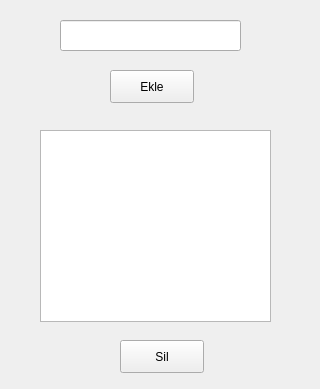
<?xml version="1.0" encoding="UTF-8"?>
<ui version="4.0">
 <class>mentionlar</class>
 <widget class="QWidget" name="mentionlar">
  <property name="geometry">
   <rect>
    <x>0</x>
    <y>0</y>
    <width>320</width>
    <height>389</height>
   </rect>
  </property>
  <property name="windowTitle">
   <string>Hashtagler</string>
  </property>
  <widget class="QListWidget" name="listWidget">
   <property name="geometry">
    <rect>
     <x>40</x>
     <y>130</y>
     <width>231</width>
     <height>192</height>
    </rect>
   </property>
   <property name="locale">
    <locale language="Turkish" country="Turkey"/>
   </property>
  </widget>
  <widget class="QLineEdit" name="lineEdit">
   <property name="geometry">
    <rect>
     <x>60</x>
     <y>20</y>
     <width>181</width>
     <height>31</height>
    </rect>
   </property>
  </widget>
  <widget class="QPushButton" name="pushButton">
   <property name="geometry">
    <rect>
     <x>110</x>
     <y>70</y>
     <width>84</width>
     <height>33</height>
    </rect>
   </property>
   <property name="text">
    <string>Ekle</string>
   </property>
  </widget>
  <widget class="QPushButton" name="pushButton_3">
   <property name="geometry">
    <rect>
     <x>120</x>
     <y>340</y>
     <width>84</width>
     <height>33</height>
    </rect>
   </property>
   <property name="text">
    <string>Sil</string>
   </property>
  </widget>
 </widget>
 <resources/>
 <connections/>
</ui>
